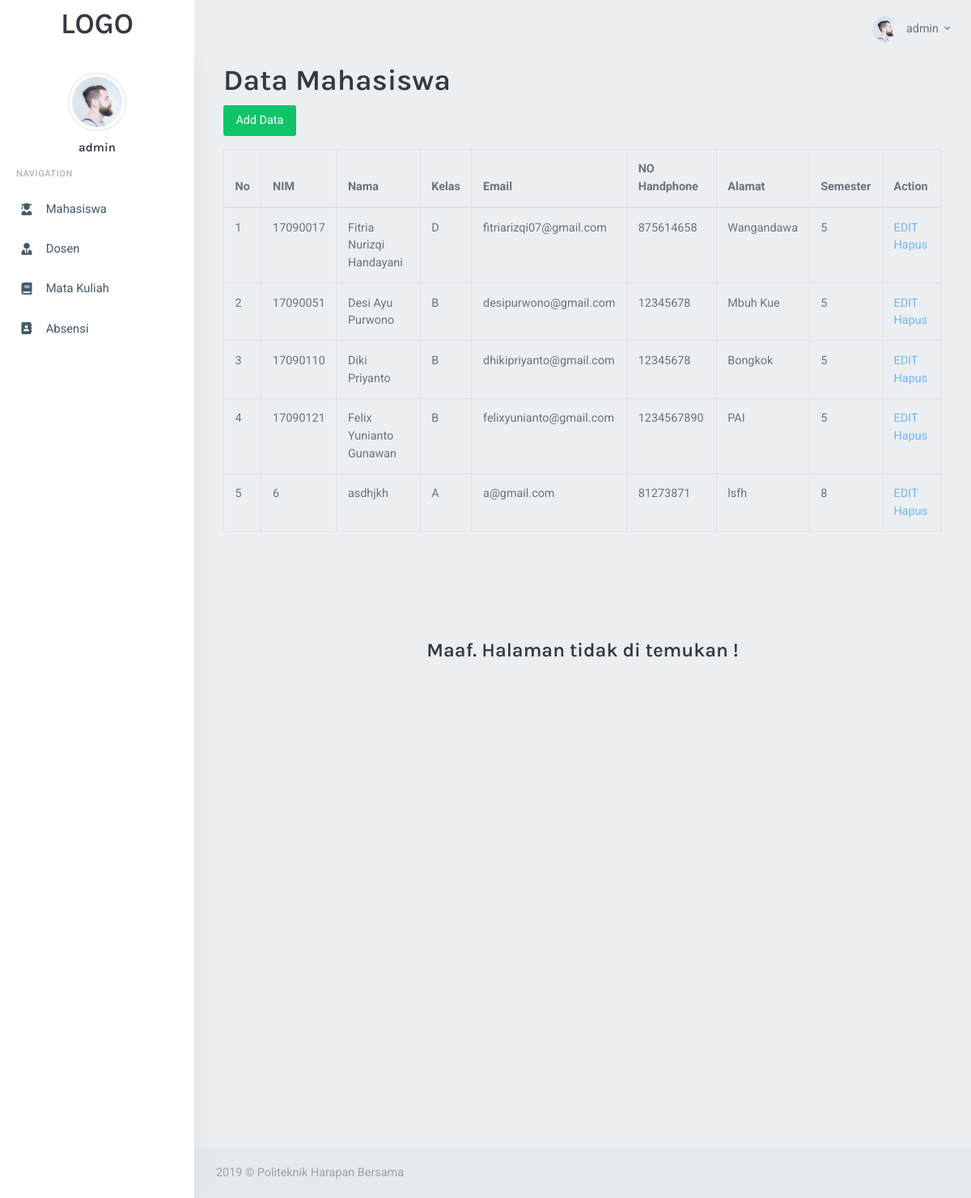
Page /admin/index.php?page=mahasiswa (signed in) on the committed database.
### tables this page shows
CREATE TABLE `mahasiswa` (
  `nim` char(8) NOT NULL,
  `nama` varchar(50) NOT NULL,
  `kelas` varchar(2) NOT NULL,
  `email` varchar(50) NOT NULL,
  `no_hp` int(14) NOT NULL,
  `alamat` varchar(255) NOT NULL,
  `semester` int(1) NOT NULL
);

### admin/halaman/mahasiswa/mahasiswa.php (the view, shortened to what this page needs)
<!doctype html>
<html lang="en">
<head>
</head>
<body>
  <div class="container">
    <h1>Data Mahasiswa</h1>
    <p><a href="index.php?page=tambahdata" class="btn btn-success">Add Data</a></p>
    <table id="mytable" class="table table-bordered">
      <thead>
        <th>No</th>
        <th>NIM</th>
        <th>Nama</th>
        <th>Kelas</th>
        <th>Email</th>
        <th>NO Handphone</th>
        <th>Alamat</th>
        <th>Semester</th>
        <th>Action</th>
      </thead>
      <?php
  include "../koneksi.php";
  $data=mysqli_query($koneksi,"SELECT * FROM mahasiswa");
  if(mysqli_num_rows($data)>0){
    $no = 1 ;
    while($d = mysqli_fetch_assoc($data)){
      echo '
      <tr>
        <td>'.$no++.'</td>
        <td>'.$d['nim'].'</td>
        <td>'.$d['nama'].'</td>
        <td>'.$d['kelas'].'</td>
        <td>'.$d['email'].'</td>
        <td>'.$d['no_hp'].'</td>
        <td>'.$d['alamat'].'</td>
        <td>'.$d['semester'].'</td>
        <td>
          <a href="#">EDIT</a>
          <a href="halaman/mahasiswa/delete.php?nim'.$d['nim'].'" onclick="return confirm(\'Yakin ingin menghapus?\')">Hapus</a>
        </td>
        </tr>
      ';
    }
  }else{
    echo '<tr><td colspan="8">Tidak ada Data!</td></tr>';
  }
  ?>
    </table>
  </div>
</body>
</html>

### rows in the picture
mahasiswa: nim "17090017", nama "Fitria Nurizqi Handayani", kelas "D", email "fitriarizqi07@gmail.com", no_hp "875614658", alamat "Wangandawa", semester "5"
mahasiswa: nim "17090051", nama "Desi Ayu Purwono", kelas "B", email "desipurwono@gmail.com", no_hp "12345678", alamat "Mbuh Kue", semester "5"
mahasiswa: nim "17090110", nama "Diki Priyanto", kelas "B", email "dhikipriyanto@gmail.com", no_hp "12345678", alamat "Bongkok", semester "5"
mahasiswa: nim "17090121", nama "Felix Yunianto Gunawan", kelas "B", email "felixyunianto@gmail.com", no_hp "1234567890", alamat "PAI", semester "5"
mahasiswa: nim "6", nama "asdhjkh", kelas "A", email "a@gmail.com", no_hp "81273871", alamat "lsfh", semester "8"

### other values in the picture
$_SESSION['username'] "admin"
